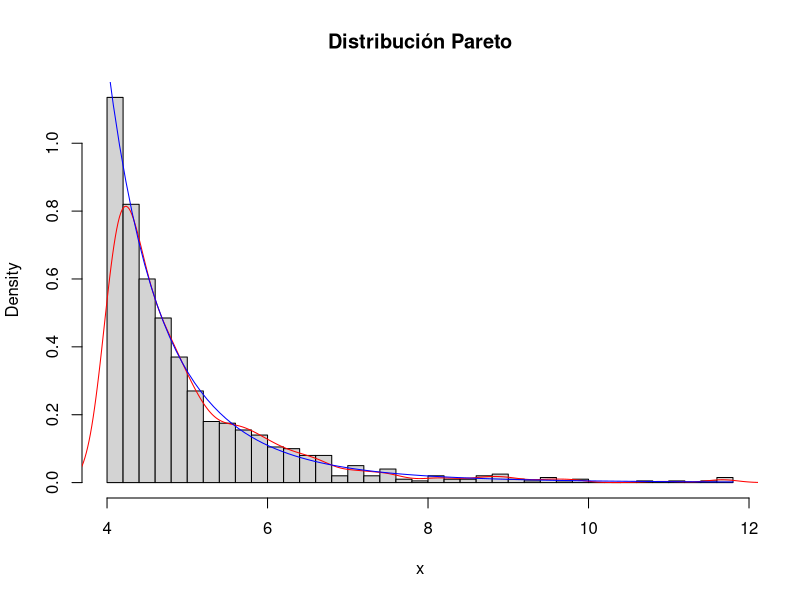
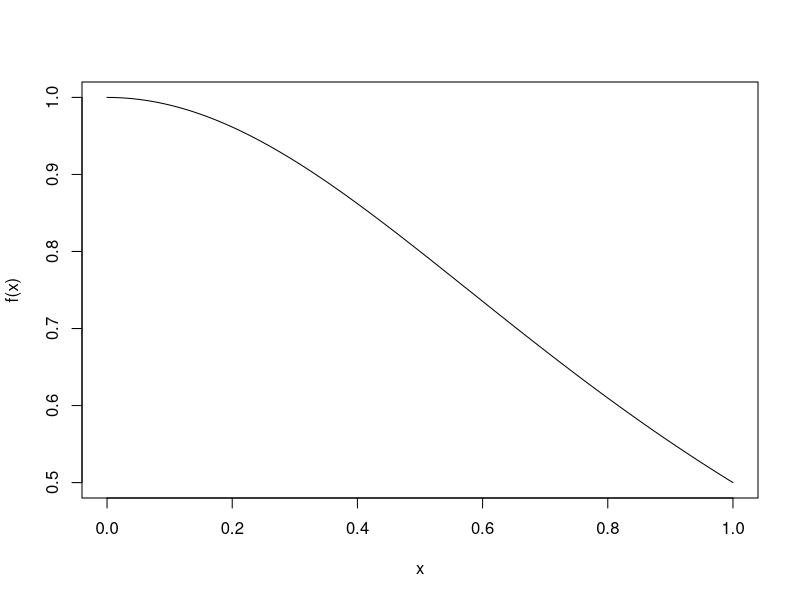

Generate these figures, in order, with R:
## ---- chunk 1
knitr::opts_chunk$set(echo = TRUE) # Esto se aplica a todo el documento
## ---- chunk 2

    
## ---- chunk 3

    
## ---- chunk 4
    sim_dados <- function(n=4) {
        n_dados <- sample(1:6, n, replace = FALSE)
        return(6 %in% n_dados)
    }
## ---- chunk 5
    nsim <- 10000
    exacta <- 1 - (5/6)^4
    resultado <- numeric(nsim)
    
    for (i in 1:nsim) {
        resultado[i] <- sim_dados()
    }

    simulada <- sum(resultado) / nsim
## ---- chunk 6
    exacta
    simulada
## ---- chunk 7
    a <- 5
    b <- 4
    n <- 1000
    u <- runif(n)

    Pareto <- function(x, a, b) {
        x[x < b] <- b
        return((a*b^a)/ (x^(a+1)))
    }



    x <- b / (1 - u)^(1/a)

    hist(x, freq = FALSE, breaks = 'FD', main = 'Distribución Pareto')
    lines(density(x), col = 'red')
    curve(Pareto(x, a, b), col = 'blue', add = TRUE)
## ---- chunk 8
    f <- function(x) {
        return(1/(1+x^2))
    }
    curve(f(x), 0, 1)

    nsim <- 100000
    x <- runif(nsim) # por defecto en R está entre 0 y 1

    sx <- sapply(x, f)
    mx <- mean(sx)

    mx

    # Valor exacto
    pi/4
